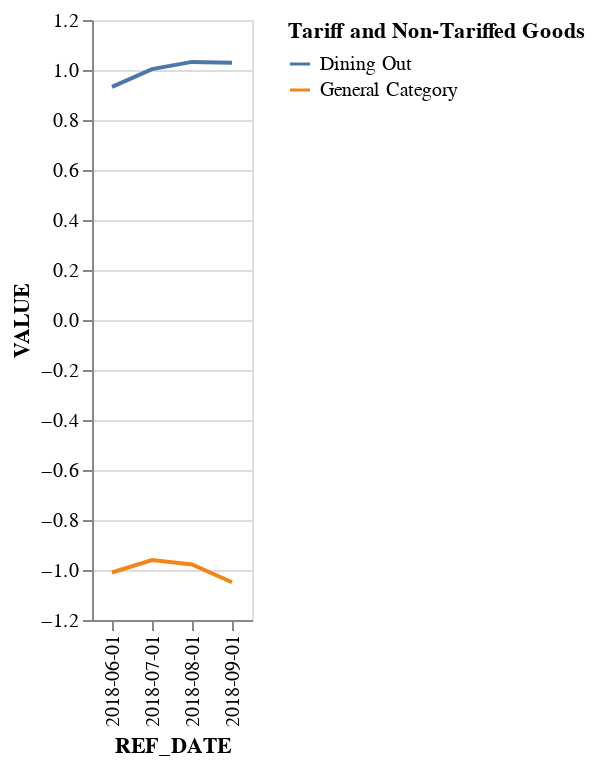

Write notebook code for a chart like this one.
### Code cell
plot_for_parallel_trends(grocery_dataframe_groupby, '2018-06-01', '2018-09-01', 'General Category', 'Dining Out')

### Figure 1 — Vega-Lite specification as saved in the notebook (floating-point values rounded to 4 significant figures)
{"config": {"view": {"continuousWidth": 300, "continuousHeight": 300}}, "data": {"name": "data-697c22f0dfebd2e885779187fe4af12e"}, "mark": {"type": "line"}, "encoding": {"color": {"field": "Category", "legend": {"title": "Tariff and Non-Tariffed Goods"}, "type": "nominal"}, "x": {"field": "REF_DATE", "type": "nominal"}, "y": {"field": "VALUE", "type": "quantitative"}}, "$schema": "https://vega.github.io/schema/vega-lite/v5.20.1.json", "datasets": {"data-697c22f0dfebd2e885779187fe4af12e": [{"REF_DATE": "2018-06-01", "Category": "Dining Out", "VALUE": 0.9326}, {"REF_DATE": "2018-06-01", "Category": "General Category", "VALUE": -1.01}, {"REF_DATE": "2018-07-01", "Category": "Dining Out", "VALUE": 1.003}, {"REF_DATE": "2018-07-01", "Category": "General Category", "VALUE": -0.9605}, {"REF_DATE": "2018-08-01", "Category": "Dining Out", "VALUE": 1.032}, {"REF_DATE": "2018-08-01", "Category": "General Category", "VALUE": -0.9778}, {"REF_DATE": "2018-09-01", "Category": "Dining Out", "VALUE": 1.029}, {"REF_DATE": "2018-09-01", "Category": "General Category", "VALUE": -1.049}]}}
